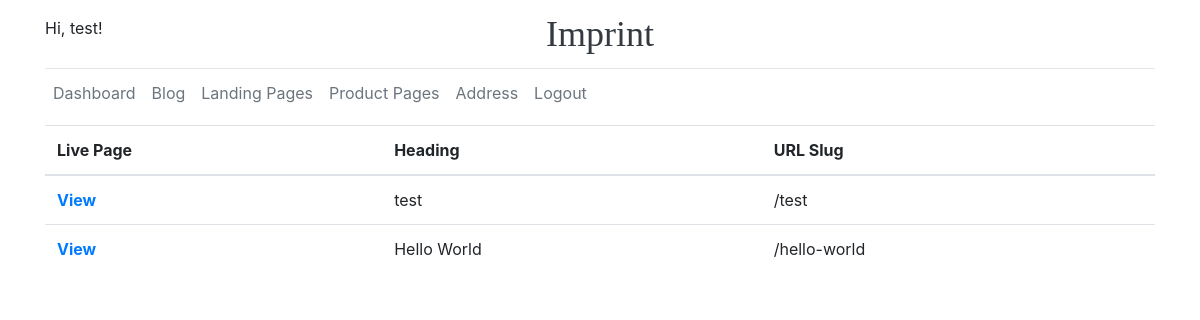
The page /landing-page (signed in) on the database as committed earlier.
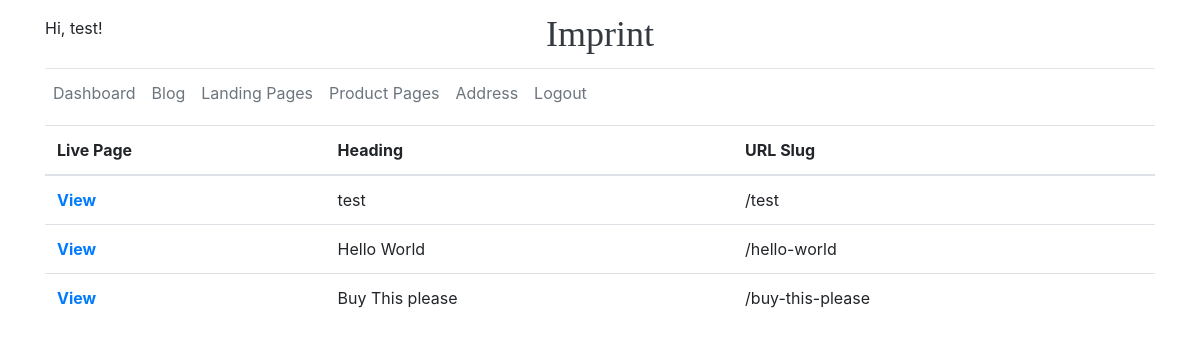
The same page on the database as committed later.
### tables this page shows
CREATE TABLE user (
  id INTEGER PRIMARY KEY AUTOINCREMENT,
  username TEXT UNIQUE NOT NULL,
  password TEXT NOT NULL,
  email TEXT UNIQUE NOT NULL
);

CREATE TABLE landing (
  page_id INTEGER PRIMARY KEY AUTOINCREMENT,
  heading TEXT NOT NULL,
  subheading TEXT NOT NULL,
  button_text TEXT NOT NULL,
  button_url TEXT,
  author_id INTEGER NOT NULL,
  url TEXT NOT NULL,
  FOREIGN KEY (author_id) REFERENCES user (id)
);

### imprint/landing_page.py (the view)
@bp.route('/landing-page')
def landing_index():
    pages = get_db().execute('SELECT url, heading, author_id FROM landing').fetchall()
    return render_template('landing_page/landing_page_index.html', pages=pages)

### imprint/auth.py (called while the page is built)
@bp.before_app_request
def load_logged_in_user():
    user_id = session.get('user_id')
    if user_id is None:
        g.user = None
    else:
        g.user = get_db().execute(
            'SELECT * FROM user WHERE id = ?', (user_id,)
        ).fetchone()

### imprint/db.py (called while the page is built)
def get_db():
    if 'db' not in g:
        g.db = sqlite3.connect(
            current_app.config['DATABASE'],
            detect_types=sqlite3.PARSE_DECLTYPES
        )
        g.db.row_factory = sqlite3.Row
    return g.db

### imprint/templates/landing_page/landing_page_index.html (shortened to what this page needs)
{% extends 'base.html' %}
{% block content %}
  <table class="table">
    <thead>
      <tr>
        <th scope="col">Live Page</th>
        <th scope="col">Heading</th>
        <th scope="col">URL Slug</th>
      </tr>
    </thead>
    <tbody>
    {% for page in pages %}
      {% if g.user['id'] == page['author_id'] %}
        <tr>
          <th scope="row"> <a href="{{ url_for('landing_page.new_landing_page', id=page['page_id'], slug=page['url'] )}}"> View </a> </th>
          <td> {{ page['heading'] }} </td>
          <td> /{{ page['url']}} </td>
        </tr>
      {% endif %}
    {% endfor %}
    </tbody>
  </table>
{% endblock %}

### imprint/templates/base.html (shortened to what this page needs)
<!doctype html>
<link rel="stylesheet" href="{{ url_for('static', filename='css/style.css') }}">
<link rel="stylesheet" href="https://stackpath.bootstrapcdn.com/bootstrap/4.1.3/css/bootstrap.min.css">
<div class ="container" id="base">
  <header class="blog-header py-3">
    <div class="row flex-nowrap justify-content-between align-items-center">
      <div class="col-4 pt-1">
        {% if g.user %}
          <p> Hi, {{ g.user['username'] }}! </p>
        {% else %}
          <a class="text-muted" href="{{ url_for('auth.login') }}">Login</a>
        {% endif %}
      </div>
      <div class="col-4 text-center">
        <a class="blog-header-logo text-dark" href="{{ url_for('hello')}}">Imprint</a>
      </div>
      <div class="col-4 d-flex justify-content-end align-items-center">
      </div>
    </div>
  </header>
  {% if g.user %}
  <div class="nav-scroller py-1 mb-2">
    <nav class="nav d-flex">
      <a class="p-2 text-muted" href="{{ url_for('dashboard.admin') }}">Dashboard</a>
      <a class="p-2 text-muted" href="{{ url_for('blog.blog_index') }}">Blog</a>
      <a class="p-2 text-muted" href="{{ url_for('landing_page.landing_index') }}">Landing Pages</a>
      <a class="p-2 text-muted" href="{{ url_for('product_page.product_index') }}">Product Pages</a>
      <a class="p-2 text-muted" href="{{ url_for('address.indexMap') }}">Address</a>
      <a class="p-2 text-muted" href="{{ url_for('auth.logout') }}">Logout</a>
    </nav>
  </div>
  {% endif %}
  {% block content %}{% endblock %}
</div>

### imprint/static/css/style.css (style rules this page uses)
.blog-header { line-height: 1; border-bottom: 1px solid #e5e5e5; }
.blog-header-logo { font-family: "Playfair Display", Georgia, "Times New Roman", serif; font-size: 2.25rem; }

Rows that differ between the two databases and show on the page:
added landing: heading "Buy This please", url "buy-this-please"
